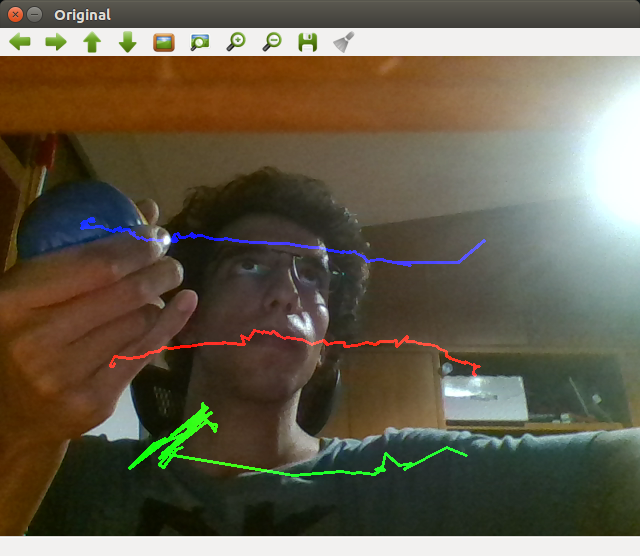
//> input picture segmentation_and_tracking/blue_tracking.png, 640 x 556 px, given in place of the camera
$ ./segmentation   (built with g++ and OpenCV 4)
//> lines starting //> are read from the running program, lines starting //| are printed output that depends on the picture; after the words box and inside, x2 and y2 are one past the last pixel; in counts of white or black regions, pixels touching at a corner belong together
#include <iostream>
#include "opencv2/highgui/highgui.hpp"
#include "opencv2/imgproc/imgproc.hpp"

using namespace cv;
using namespace std;

int main(){
  VideoCapture cap(0); //capture the video from webcam

  if(!cap.isOpened()){  // if not success, exit program
   printf("webcam is not active! exiting now...\n");
   return -1;
  }

  namedWindow("Control Red", CV_WINDOW_AUTOSIZE); //create a window called "Control Red"
  namedWindow("Control Green", CV_WINDOW_AUTOSIZE); //create a window called "Control Green"
  namedWindow("Control Blue", CV_WINDOW_AUTOSIZE); //create a window called "Control Blue"

  int iLowH_red=170; int iHighH_red=179;
  int iLowS_red=150; int iHighS_red=255;
  int iLowV_red=60; int iHighV_red=255;

  int iLowH_green=38; int iHighH_green=75;
  int iLowS_green=150; int iHighS_green=255;
  int iLowV_green=60; int iHighV_green=255;

  int iLowH_blue=80; int iHighH_blue=130;
  int iLowS_blue=150; int iHighS_blue=255;
  int iLowV_blue=60; int iHighV_blue=255;

  //Create trackbars in "Control Red" window
  createTrackbar("LowH", "Control Red", &iLowH_red, 179); //Hue (0 - 179)
  createTrackbar("HighH", "Control Red", &iHighH_red, 179);
  createTrackbar("LowS", "Control Red", &iLowS_red, 255); //Saturation (0 - 255)
  createTrackbar("HighS", "Control Red", &iHighS_red, 255);
  createTrackbar("LowV", "Control Red", &iLowV_red, 255);//Value (0 - 255)
  createTrackbar("HighV", "Control Red", &iHighV_red, 255);

  //Create trackbars in "Control Green" window
  createTrackbar("LowH", "Control Green", &iLowH_green, 179); //Hue (0 - 179)
  createTrackbar("HighH", "Control Green", &iHighH_green, 179);
  createTrackbar("LowS", "Control Green", &iLowS_green, 255); //Saturation (0 - 255)
  createTrackbar("HighS", "Control Green", &iHighS_green, 255);
  createTrackbar("LowV", "Control Green", &iLowV_green, 255);//Value (0 - 255)
  createTrackbar("HighV", "Control Green", &iHighV_green, 255);

  //Create trackbars in "Control Green" window
  createTrackbar("LowH", "Control Blue", &iLowH_blue, 179); //Hue (0 - 179)
  createTrackbar("HighH", "Control Blue", &iHighH_blue, 179);
  createTrackbar("LowS", "Control Blue", &iLowS_blue, 255); //Saturation (0 - 255)
  createTrackbar("HighS", "Control Blue", &iHighS_blue, 255);
  createTrackbar("LowV", "Control Blue", &iLowV_blue, 255);//Value (0 - 255)
  createTrackbar("HighV", "Control Blue", &iHighV_blue, 255);

  int iLastX_red = -1; int iLastY_red = -1;
  int iLastX_green = -1; int iLastY_green = -1;
  int iLastX_blue = -1; int iLastY_blue = -1;

  //Capture a temporary image from the camera
  Mat imgTmp;
  cap.read(imgTmp);
//> imgTmp is the input picture: 556 rows x 640 cols, CV_8UC3; mean B, G, R 75.9, 93.6, 101.2

  //Create a black image with the size as the camera output
  Mat imgLines_red = Mat::zeros( imgTmp.size(), CV_8UC3 );
  Mat imgLines_green = Mat::zeros( imgTmp.size(), CV_8UC3 );
  Mat imgLines_blue = Mat::zeros( imgTmp.size(), CV_8UC3 );

  while(true){
    Mat imgOriginal;

    bool bSuccess = cap.read(imgOriginal); // read a new frame from video

    if(!bSuccess){ //if not success, break loop
      printf("Cannot read a frame from video stream, exiting now...\n");
      break;
    }

    Mat imgHSV;

    cvtColor(imgOriginal, imgHSV, COLOR_BGR2HSV); //Convert the captured frame from BGR to HSV
//> imgHSV: 556 rows x 640 cols, CV_8UC3; mean H, S, V 35.3, 101.3, 108.1

    Mat imgThresholded_red;
    Mat imgThresholded_green;
    Mat imgThresholded_blue;

    inRange(imgHSV, Scalar(iLowH_red, iLowS_red, iLowV_red), Scalar(iHighH_red, iHighS_red, iHighV_red), imgThresholded_red); //Threshold the image for red
//> imgThresholded_red: 556 rows x 640 cols, CV_8UC1; every value is 0
    inRange(imgHSV, Scalar(iLowH_green, iLowS_green, iLowV_green), Scalar(iHighH_green, iHighS_green, iHighV_green), imgThresholded_green); //Threshold the image for green
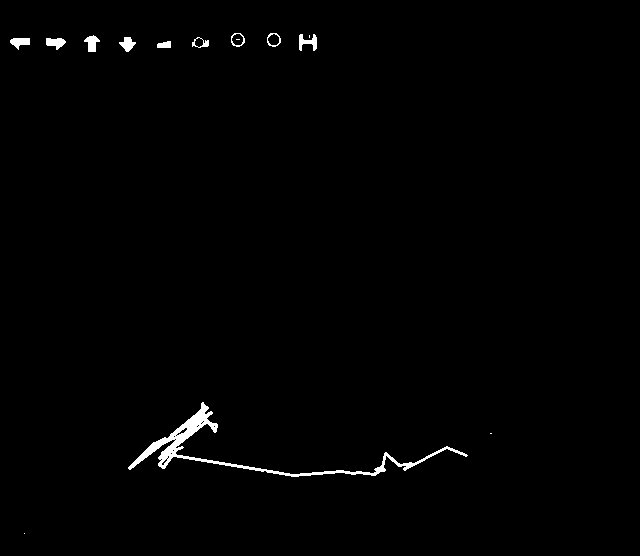
//> imgThresholded_green: 556 rows x 640 cols, CV_8UC1; 0.94% white; 14 white regions (4 under 20 px), largest, box (x1, y1, x2, y2) and area: (128, 402, 468, 477) 2275, (299, 34, 317, 51) 165, (84, 35, 100, 52) 156
    inRange(imgHSV, Scalar(iLowH_blue, iLowS_blue, iLowV_blue), Scalar(iHighH_blue, iHighS_blue, iHighV_blue), imgThresholded_blue); //Threshold the image for blue
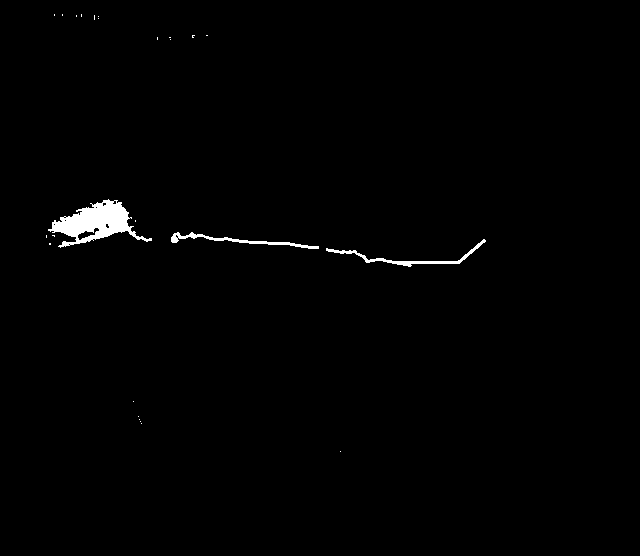
//> imgThresholded_blue: 556 rows x 640 cols, CV_8UC1; 0.91% white; 25 white regions (22 under 20 px), largest, box (x1, y1, x2, y2) and area: (48, 199, 152, 248) 2152, (326, 239, 486, 267) 547, (171, 232, 319, 249) 495

    //morphological opening (removes small objects from the foreground)
    erode(imgThresholded_red, imgThresholded_red, getStructuringElement(MORPH_ELLIPSE, Size(5, 5)) );
    dilate( imgThresholded_red, imgThresholded_red, getStructuringElement(MORPH_ELLIPSE, Size(5, 5)) );
    erode(imgThresholded_green, imgThresholded_green, getStructuringElement(MORPH_ELLIPSE, Size(5, 5)) );
    dilate( imgThresholded_green, imgThresholded_green, getStructuringElement(MORPH_ELLIPSE, Size(5, 5)) );
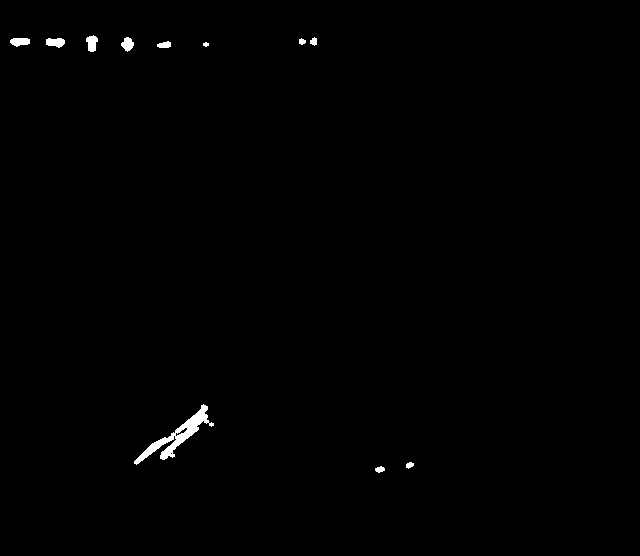
//> imgThresholded_green: 556 rows x 640 cols, CV_8UC1; 0.52% white; 11 white regions, largest, box (x1, y1, x2, y2) and area: (134, 404, 214, 465) 1029, (46, 38, 65, 48) 143, (86, 35, 98, 52) 142
    erode(imgThresholded_blue, imgThresholded_blue, getStructuringElement(MORPH_ELLIPSE, Size(5, 5)) );
    dilate( imgThresholded_blue, imgThresholded_blue, getStructuringElement(MORPH_ELLIPSE, Size(5, 5)) );
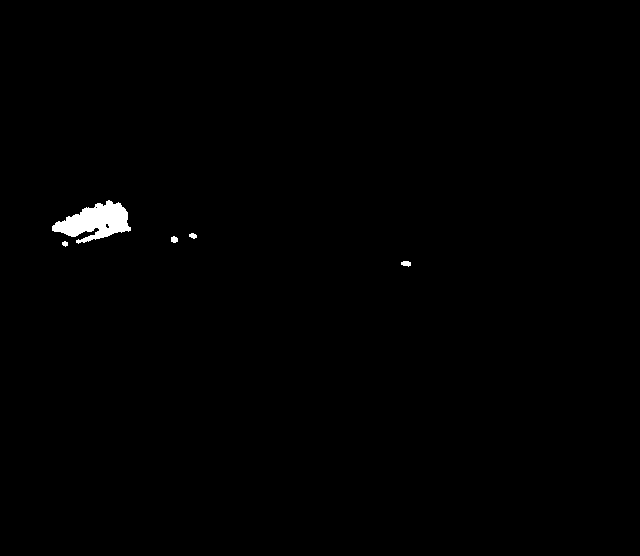
//> imgThresholded_blue: 556 rows x 640 cols, CV_8UC1; 0.57% white; 5 white regions, box (x1, y1, x2, y2) and area: (52, 200, 131, 244) 1869, (401, 261, 411, 267) 45, (171, 236, 178, 243) 39, (189, 233, 197, 239) 34, (62, 241, 68, 247) 26

    //morphological closing (removes small holes from the foreground)
    dilate( imgThresholded_red, imgThresholded_red, getStructuringElement(MORPH_ELLIPSE, Size(5, 5)) );
    erode(imgThresholded_red, imgThresholded_red, getStructuringElement(MORPH_ELLIPSE, Size(5, 5)) );
    dilate( imgThresholded_green, imgThresholded_green, getStructuringElement(MORPH_ELLIPSE, Size(5, 5)) );
    erode(imgThresholded_green, imgThresholded_green, getStructuringElement(MORPH_ELLIPSE, Size(5, 5)) );
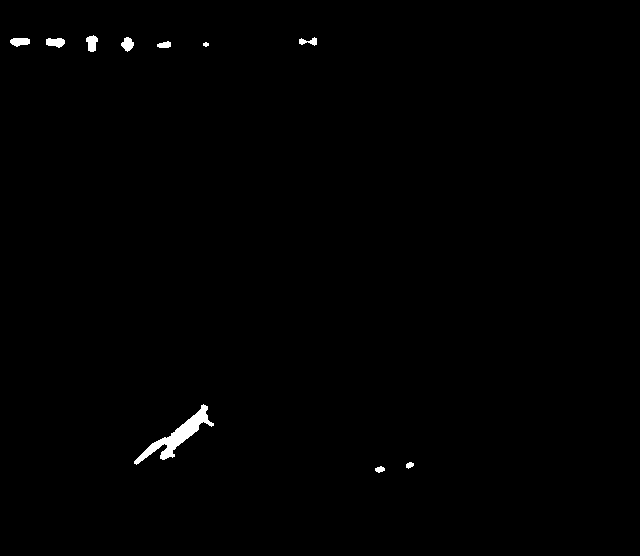
//> imgThresholded_green: 556 rows x 640 cols, CV_8UC1; 0.54% white; 10 white regions, largest, box (x1, y1, x2, y2) and area: (134, 404, 214, 465) 1108, (46, 38, 65, 48) 143, (86, 35, 98, 52) 142
    dilate( imgThresholded_blue, imgThresholded_blue, getStructuringElement(MORPH_ELLIPSE, Size(5, 5)) );
    erode(imgThresholded_blue, imgThresholded_blue, getStructuringElement(MORPH_ELLIPSE, Size(5, 5)) );
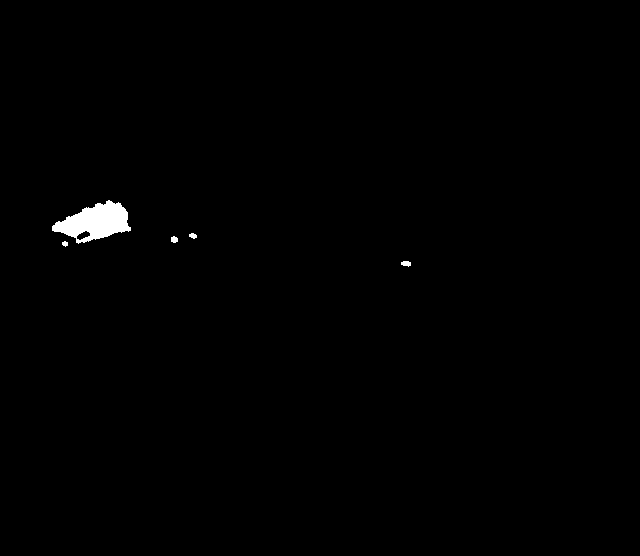
//> imgThresholded_blue: 556 rows x 640 cols, CV_8UC1; 0.58% white; 5 white regions, box (x1, y1, x2, y2) and area: (52, 200, 131, 244) 1931, (401, 261, 411, 267) 45, (171, 236, 178, 243) 39, (189, 233, 197, 239) 34, (62, 241, 68, 247) 26

    //Calculate the moments of the thresholded images
    Moments oMoments_red = moments(imgThresholded_red);
//> oMoments_red = moments, m00 0
    Moments oMoments_green = moments(imgThresholded_green);
//> oMoments_green = moments, m00 491130, centre m10/m00, m01/m00 = (162.8, 287.9)
    Moments oMoments_blue = moments(imgThresholded_blue);
//> oMoments_blue = moments, m00 529125, centre m10/m00, m01/m00 = (104.5, 223.4)

    double dM01_red=oMoments_red.m01; double dM10_red=oMoments_red.m10; double dArea_red=oMoments_red.m00;
//> after `double dM01_red = oMoments_red.m01`: dM01_red = 0
//> after `double dM10_red = oMoments_red.m10`: dM10_red = 0
//> after `double dArea_red = oMoments_red.m00`: dArea_red = 0
    double dM01_green=oMoments_green.m01; double dM10_green=oMoments_green.m10; double dArea_green=oMoments_green.m00;
//> after `double dM01_green = oMoments_green.m01`: dM01_green = 141396225
//> after `double dM10_green = oMoments_green.m10`: dM10_green = 79954230
//> after `double dArea_green = oMoments_green.m00`: dArea_green = 491130
    double dM01_blue=oMoments_blue.m01; double dM10_blue=oMoments_blue.m10; double dArea_blue=oMoments_blue.m00;
//> after `double dM01_blue = oMoments_blue.m01`: dM01_blue = 118218765
//> after `double dM10_blue = oMoments_blue.m10`: dM10_blue = 55305930
//> after `double dArea_blue = oMoments_blue.m00`: dArea_blue = 529125

    // if the area <= 10000, I consider that the there are no object in the image and it's because of the noise, the area is not zero
    if(dArea_red > 10000){
      //calculate the position of the ball
      int posX_red = dM10_red / dArea_red;
      int posY_red = dM01_red / dArea_red;

      if(iLastX_red>=0 && iLastY_red>=0 && posX_red>=0 && posY_red>=0){
        //Draw a red line from the previous point to the current point
        line(imgLines_red, Point(posX_red, posY_red), Point(iLastX_red, iLastY_red), Scalar(0,0,255), 2);
      }

      iLastX_red = posX_red;
      iLastY_red = posY_red;
    }
    if(dArea_green > 10000){
      //calculate the position of the ball
      int posX_green = dM10_green / dArea_green;
//> posX_green = 162
      int posY_green = dM01_green / dArea_green;
//> posY_green = 287

      if(iLastX_green>=0 && iLastY_green>=0 && posX_green>=0 && posY_green>=0){
        //Draw a red line from the previous point to the current point
        line(imgLines_green, Point(posX_green, posY_green), Point(iLastX_green, iLastY_green), Scalar(0,255,0), 2);
      }

      iLastX_green = posX_green;
//> iLastX_green = 162
      iLastY_green = posY_green;
//> iLastY_green = 287
    }
    if(dArea_blue > 10000){
      //calculate the position of the ball
      int posX_blue = dM10_blue / dArea_blue;
//> posX_blue = 104
      int posY_blue = dM01_blue / dArea_blue;
//> posY_blue = 223

      if(iLastX_blue>=0 && iLastY_blue>=0 && posX_blue>=0 && posY_blue>=0){
        //Draw a red line from the previous point to the current point
        line(imgLines_blue, Point(posX_blue, posY_blue), Point(iLastX_blue, iLastY_blue), Scalar(255,0,0), 2);
      }

      iLastX_blue = posX_blue;
//> iLastX_blue = 104
      iLastY_blue = posY_blue;
//> iLastY_blue = 223
    }

    imshow("Thresholded Image Red", imgThresholded_red); //show the thresholded image for red
    imshow("Thresholded Image Green", imgThresholded_green); //show the thresholded image for green
    imshow("Thresholded Image Blue", imgThresholded_blue); //show the thresholded image for blue

    imgOriginal = imgOriginal + imgLines_red + imgLines_green + imgLines_blue;
    imshow("Original", imgOriginal); //show the original image

    if(waitKey(30) == 27){ //wait for 'esc' key press for 30ms. If 'esc' key is pressed, break loop
//> the Esc key is pressed
      cout << "esc key is pressed by user" << endl;
      break;
    }
  }
  return 0;
}
